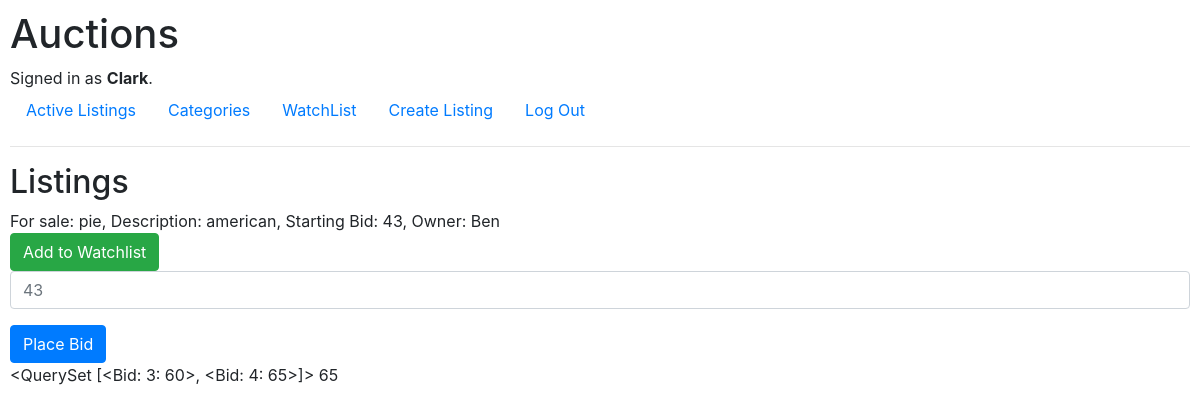
Page /6/ (signed in) on the committed database.
### auctions/models.py (models this page shows, shortened)
class User(AbstractUser):
    def __str__(self):
        return f"{self.username} "

class Listing(models.Model):
    title = models.CharField(max_length=64)
    description = models.CharField(max_length=64)
    starting_bid = models.IntegerField(validators=[MinValueValidator(0)])
    image = models.URLField(blank=True)
    category = models.CharField(max_length=64, blank=True)
    active = models.BooleanField(default=True)
    owner = models.ForeignKey(User, on_delete=models.CASCADE, related_name="sellers")
    winner = models.ForeignKey(User, on_delete=models.CASCADE, related_name="bids_won", null=True, blank=True)

class Bid(models.Model):
    user = models.ForeignKey(User, on_delete=models.CASCADE, related_name="bidders")
    listing = models.ForeignKey(Listing, on_delete=models.CASCADE, related_name="have_bids")
    amount = models.IntegerField(validators=[MinValueValidator(0)])
    def __str__(self):
        return f"{self.id}: {self.amount}"

### auctions/views.py (the view, shortened to what this page needs)
# urls.py: path("<int:listing_id>/", views.listing, name="listing"),
def listing(request, listing_id):
    listing = get_object_or_404(Listing, pk=listing_id)
    try:
        watchlist_item = listing.watchlisted.get(user=request.user.id)
        watchlisted = True
    except ObjectDoesNotExist:
        watchlist_item = None
        watchlisted = False
    bids = Bid.objects.all().filter(listing=listing)
    highest_bid = listing.starting_bid
    for bid in bids:
        if bid.amount > highest_bid:
            highest_bid = bid.amount
    return render(request, "auctions/listing.html", {
        "listing" : listing,
        "watchlisted" : watchlisted,
        "watchlist_item" : watchlist_item,
        "bids" : bids,
        "highest_bid" : highest_bid
    })

### auctions/templates/auctions/listing.html (shortened to what this page needs)
{% extends "auctions/layout.html" %}
{% block body %}
    <h2>Listings</h2>
        For sale: {{ listing.title }}, Description: {{ listing.description }}, Starting Bid: {{ listing.starting_bid }}, Owner: {{ listing.owner }}
        {% if user.is_authenticated %}
            <form action="{% url 'listing' listing.id %}" method="post">
                {% if watchlisted %}
                    <button class="btn btn-danger" type="submit" name="Remove" value="{{ watchlist_item.id }}">Remove from Watchlist</button>
                {% else %}
                    <button class="btn btn-success" type="submit" name="Add">Add to Watchlist</button>
                {% endif %}
            </form>
            <form action="{% url 'listing' listing.id %}" method="post">
                <div class="form-group">
                    <input autofocus class="form-control" type="number" name="bid" min="{{ listing.starting_bid }}" placeholder="{{ listing.starting_bid }}">
                </div>
                <input class="btn btn-primary" type="submit" value="Place Bid">
            </form>
            {{ bids }}
            {{ highest_bid }}
        {% endif %}
{% endblock %}

### auctions/templates/auctions/layout.html (shortened to what this page needs)
{% load static %}
<!DOCTYPE html>
<html lang="en">
    <head>
        <link rel="stylesheet" href="https://stackpath.bootstrapcdn.com/bootstrap/4.4.1/css/bootstrap.min.css">
        <link href="{% static 'auctions/styles.css' %}" rel="stylesheet">
    </head>
    <body>
        <h1>Auctions</h1>
        <div>
            {% if user.is_authenticated %}
                Signed in as <strong>{{ user.username }}</strong>.
            {% else %}
                Not signed in.
            {% endif %}
        </div>
        <ul class="nav">
            <li class="nav-item">
                <a class="nav-link" href="{% url 'index' %}">Active Listings</a>
            </li>
            {% if user.is_authenticated %}
                <li class="nav-item">
                    <a class="nav-link" href="{% url 'categories' %}">Categories</a>
                </li>
                <li class="nav-item">
                    <a class="nav-link" href="{% url 'watchlist' %}">WatchList</a>
                </li>
                <li class="nav-item">
                    <a class="nav-link" href="{% url 'create_listing' %}">Create Listing</a>
                </li>
                <li class="nav-item">
                    <a class="nav-link" href="{% url 'logout' %}">Log Out</a>
                </li>
            {% endif %}
        </ul>
        <hr>
        {% block body %}
        {% endblock %}
    </body>
</html>

### auctions/static/auctions/styles.css (style rules this page uses)
body { padding: 10px; }

### rows in the picture
User: username "Clark"
Listing: title "pie", description "american", starting_bid "43", owner "Ben", bid "43"
Bid: id+amount "<QuerySet [<Bid: 3: 60>, <Bid: 4: 65>]>"

### other values in the picture
{{ highest_bid }} "65"
